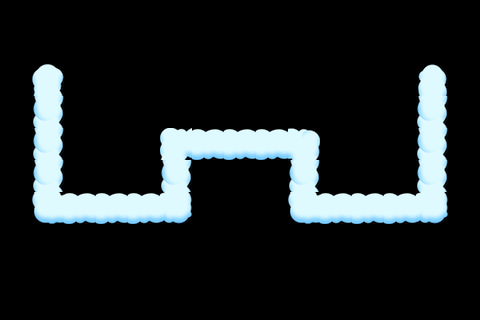

Below is a game level as drawn by its tile map, then a one-line description and the .tmx that defines it (tile-layer data replaced by summaries):
An orthogonal 15x10 tile map with 32x32 px tiles, 1 tile layer (块层 1) and 11 objects (obj1, obj2, obj3, obj4, obj5, ...).

<map version="1.0" orientation="orthogonal" renderorder="left-down" width="15" height="10" tilewidth="32" tileheight="32" nextobjectid="12">
 <tileset firstgid="1" name="level1_1" tilewidth="32" tileheight="32" spacing="2" margin="2" tilecount="9" columns="3">
  <image source="luoboTilemap.png" width="128" height="128" />
 </tileset>
 <layer name="块层 1" width="15" height="10">
  <data>[150 cells, 25 non-empty, 8 distinct tile ids]</data>
 </layer>
 <objectgroup name="guaijiao">
  <object id="1" name="obj1" x="48" y="80" />
  <object id="2" name="obj2" x="50" y="205" />
  <object id="3" name="obj3" x="175" y="210" />
  <object id="4" name="obj4" x="175" y="145" />
  <object id="5" name="obj5" x="305" y="145" />
  <object id="6" name="obj6" x="305" y="210" />
  <object id="7" name="obj7" x="435" y="210" />
  <object id="8" name="obj8" x="435" y="80" />
  <object id="9" name="spr1" x="128" y="96" />
  <object id="10" name="spr2" x="224" y="96" />
  <object id="11" name="spr3" x="320" y="96" />
 </objectgroup>
</map>
